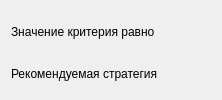
          <widget class="QWidget" name="tab_12">
           <attribute name="title">
            <string>Критерий Гурвица</string>
           </attribute>
           <layout class="QVBoxLayout" name="verticalLayout_18">
            <item>
             <layout class="QHBoxLayout" name="horizontalLayout_31">
              <property name="topMargin">
               <number>6</number>
              </property>
              <item>
               <widget class="QLabel" name="label_50">
                <property name="text">
                 <string>Значение критерия равно</string>
                </property>
               </widget>
              </item>
              <item>
               <spacer name="horizontalSpacer_35">
                <property name="orientation">
                 <enum>Qt::Horizontal</enum>
                </property>
                <property name="sizeHint" stdset="0">
                 <size>
                  <width>40</width>
                  <height>20</height>
                 </size>
                </property>
               </spacer>
              </item>
              <item>
               <widget class="QLabel" name="res_11_4">
                <property name="text">
                 <string/>
                </property>
               </widget>
              </item>
             </layout>
            </item>
            <item>
             <layout class="QHBoxLayout" name="horizontalLayout_32">
              <property name="topMargin">
               <number>6</number>
              </property>
              <item>
               <widget class="QLabel" name="label_51">
                <property name="text">
                 <string>Рекомендуемая стратегия</string>
                </property>
               </widget>
              </item>
              <item>
               <spacer name="horizontalSpacer_36">
                <property name="orientation">
                 <enum>Qt::Horizontal</enum>
                </property>
                <property name="sizeHint" stdset="0">
                 <size>
                  <width>40</width>
                  <height>20</height>
                 </size>
                </property>
               </spacer>
              </item>
              <item>
               <widget class="QLabel" name="str_11_4">
                <property name="text">
                 <string/>
                </property>
               </widget>
              </item>
             </layout>
            </item>
           </layout>
          </widget>
